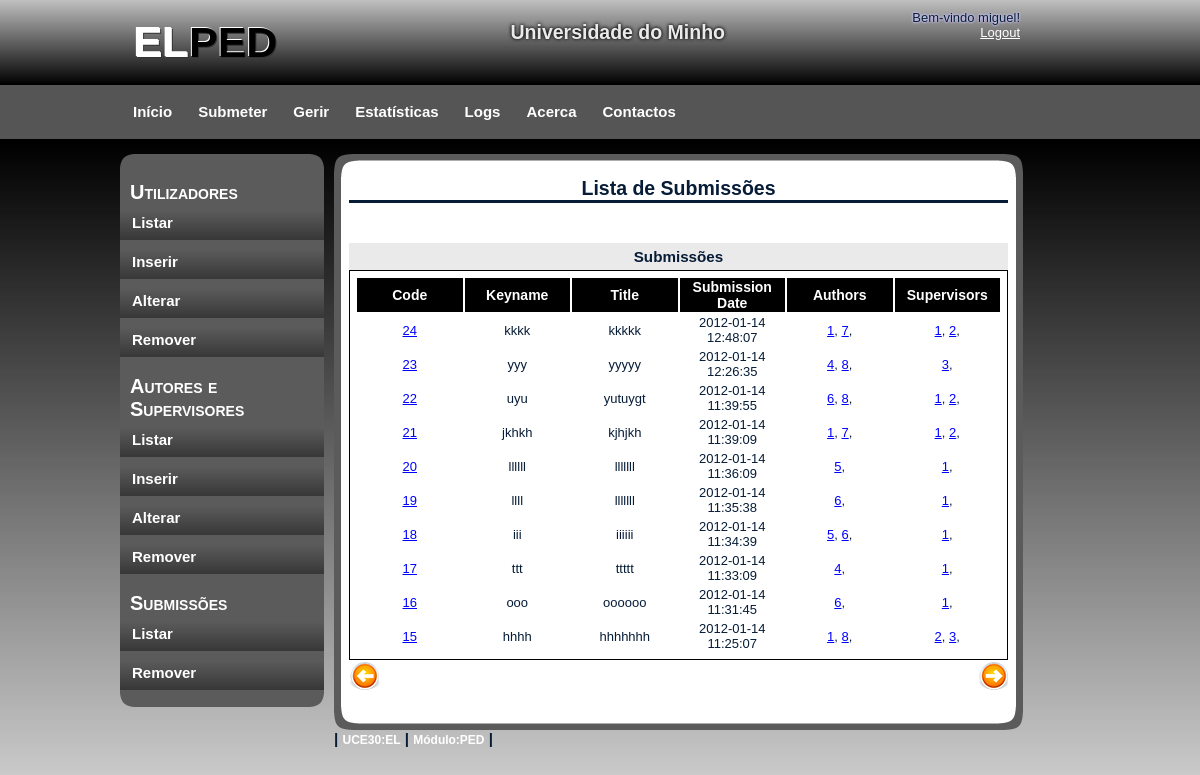
/gerirU/gerirS_Listar.php?page_p=2 (signed in), run on the app's committed database.
### tables this page shows
CREATE TABLE IF NOT EXISTS `Project` (
  `projcode` int(11) NOT NULL AUTO_INCREMENT,
  `keyname` varchar(30) NOT NULL,
  `title` varchar(50) NOT NULL,
  `subtitle` varchar(100) DEFAULT NULL,
  `bdate` date NOT NULL,
  `edate` date NOT NULL,
  `subdate` datetime NOT NULL,
  `abstract` varchar(1502) NOT NULL,
  `coursecode` int(11) NOT NULL,
  `path` varchar(300) NOT NULL,
  `remove` int(11) NOT NULL,
  `private` int(11) NOT NULL,
  PRIMARY KEY (`projcode`),
  KEY `coursecode` (`coursecode`)
);

CREATE TABLE IF NOT EXISTS `ProjAut` (
  `projcode` int(11) NOT NULL,
  `authorcode` int(11) NOT NULL,
  PRIMARY KEY (`projcode`,`authorcode`),
  KEY `authorcode` (`authorcode`)
);

CREATE TABLE IF NOT EXISTS `ProjSup` (
  `projcode` int(11) NOT NULL,
  `supcode` int(11) NOT NULL,
  PRIMARY KEY (`projcode`,`supcode`),
  KEY `supcode` (`supcode`)
);

### ini.php (called while the page is built, shortened)
<?php
   $num_proj = 10;
?>

### gerirU/gerirS_Listar.php (the view, shortened to what this page needs)
<!DOCTYPE html>
<html>
   <head>
	  <link rel="stylesheet" type="text/css" href="../css/style.css" />
   </head>
   <body>
	  <div id="container">
		 <?php
			require_once '../header.php';
			require_once '../menus/menu_gerirU.php';
			require_once '../menus/leftmenuGerir.php';
			include '../ini.php';
		 ?>
		 <div id="content">
			<div id="content_top"></div>
			<div id="content_main">
			   <h2>Lista de Submissões</h2>
			   <br/>
			   <br/>
			   <div id="containt_main_users">
				  <?php
					 if (!$con) {
						echo "<h3>Erro ao ligar ao servidor.</h3><br/>" . mysql_error();
					 } else {
						if (array_key_exists('page_p', $_REQUEST)) {
						   $page_p = $_REQUEST["page_p"];
						} else {
						   $page_p = 1;
						}
						$max = $page_p * $num_proj;
						$min = $max - $num_proj;
						$sql = "SELECT * FROM Project ORDER BY subdate DESC LIMIT $min , $num_proj";
						$res = mysql_query($sql, $con);
						submission_to_table("Submissões", $res);
					 ?>
					 <div id="page">
						<?php
						   $page_menos = 1;
						   $page_mais = $page_p + 1;
						   if ($page_p > 1) {
							  $page_menos = $page_p - 1;
						   } else {
							  $page_menos = 1;
						   }
						   $link_menos = "gerirS_Listar.php?page_p=$page_menos";
						   $link_mais = "gerirS_Listar.php?page_p=$page_mais";
						?>
						<?php
						   if ($page_p > 1) {
						   ?>
						   <a href="<?php echo $link_menos; ?>">
							  <div id="page_less">
							  </div>
						   </a>
						   <?php
						   }
						   $sql = "SELECT COUNT(projcode) AS total FROM Project";
						   $res = mysql_query($sql, $con);
						   $total = 0;
						   while ($row = mysql_fetch_array($res)) {
							  $total = $row["total"];
						   }
						   if ($page_p * $num_proj < $total) {
						   ?>
						   <a href="<?php echo $link_mais; ?>">
							  <div id="page_more">
							  </div>
						   </a>
						   <?php
						   }
						?>
					 </div>
					 <?php
					 }
				  ?>
			   </div>
			   <br/>
			</div>
			<div id="content_bottom"></div>
			<?php
			   require_once '../menus/footer.php';
			?>
		 </div>
	  </div>
   </body>
</html>
<?php
   function submission_to_table($titulo, $res) {
	  echo "<h3 class=\"user\">" . $titulo . "</h3>";
	  echo "<div id=\"containt_main_users_column_label\">";
		 echo "<table class=\"user\">";
			echo "<tr>";
			   echo "<th class=\"user\">Code</th>";
			   echo "<th class=\"user\">Keyname</th>";
			   echo "<th class=\"user\">Title</th>";
			   echo "<th class=\"user\">Submission Date</th>";
			   echo "<th class=\"user\">Authors</th>";
			   echo "<th class=\"user\">Supervisors</th>";
			   echo "</tr>";
			while ($reg = mysql_fetch_array($res)) {
			   $id = $reg["projcode"];
				  echo "<td class=\"user\"><a href=\"gerirS_Show.php?projcode=$id\">" . $id . "</a></td>";
				  echo "<td class=\"user\">" . $reg["keyname"] . "</td>";
				  echo "<td class=\"user\">" . $reg["title"] . "</td>";
				  echo "<td class=\"user\">" . $reg["subdate"] . "</td>";
				  $sql = "SELECT authorcode FROM ProjAut WHERE projcode='$id'";
				  $result = mysql_query($sql);
				  $autores = "";
				  while ($rows = mysql_fetch_array($result)) {
					 $autores .= "<a href=\"gerirAS_Show_author.php?authorcode=" . $rows['authorcode'] . "\" >";
						$autores .= $rows['authorcode'];
						$autores .= "</a>, ";
				  }
				  echo "<td class=\"user\">" . $autores . "</td>";
				  $sql = "SELECT supcode FROM ProjSup WHERE projcode='$id'";
				  $result = mysql_query($sql);
				  $supervisores = "";
				  while ($rows = mysql_fetch_array($result)) {
					 $supervisores .= "<a href=\"gerirAS_Show_supervisor.php?supcode=" . $rows['supcode'] . "&page_p=1\" >";
						$supervisores .= $rows['supcode'];
						$supervisores .= "</a>, ";
				  }
				  echo "<td class=\"user\">" . $supervisores . "</td>";
			}
			echo "</table>";
		 echo "</div>";
   }
?>

### css/style.css (style rules this page uses)
body { margin: 0; padding: 0; text-align: left; font: 12px Arial, Helvetica, sans-serif; font-size: 13px; color: #061C37; background: #CCCCCC; background-image:url(images/background.png); background-repeat:repeat-x; }
* { margin: 0 auto 0 auto; text-align:left; }
a, a:visited { color: blue; }
#container { display: block; height:auto; position: relative; width: 960px; }
#content { display:block; float:left; width:689px; height:auto; padding-left:10px; padding-top:15px; padding-right:10px; padding-bottom:5px; }
#content_top { background-image:url(images/main_top.png); background-repeat:no-repeat; width:689px; height:23px; }
#content_main { background-image:url(images/main_back.png); background-repeat:repeat-y; width:659px; padding-left:15px; padding-right:15px; }
#content_main h2 { text-align: center; border-bottom-style: solid; }
#content_bottom { background-image:url(images/main_bottom.png); background-repeat:no-repeat; width:689px; height:23px; }
#containt_main_users h3 { margin-top: 10px; padding: 5px; background-color: #EAEAEA; text-align: center; }
h3.user { padding-top: 10px; }
table.user { clear: both; border: 1px solid black; padding:5px; word-wrap:break-word; width: 100%; table-layout: fixed; height: 35px; overflow: visible; }
th.user { text-align: center; font-size: 14px; color: white; background-color:black; }
td.user { text-align: center; }
#page { width: 100%; height: 32px; }
#page_more { float: right; background-image: url(images/page_more.png); background-repeat: no-repeat; height: 30px; padding-right: 30px; }
#page_less { background-image: url(images/page_less.png); background-repeat: no-repeat; height: 30px; width: 100px; float: left; }
html, body { text-align: center; }

### data on the page
project: projcode "24", keyname "kkkk", title "kkkkk", subdate "2012-01-14 12:48:07"
projaut: value "1"
projaut: value "7"
projsup: value "1"
projsup: value "2"
project: projcode "23", keyname "yyy", title "yyyyy", subdate "2012-01-14 12:26:35"
projaut: value "4"
projaut: value "8"
projsup: value "3"
project: projcode "22", keyname "uyu", title "yutuygt", subdate "2012-01-14 11:39:55"
projaut: value "6"
projaut: value "8"
projsup: value "1"
projsup: value "2"
project: projcode "21", keyname "jkhkh", title "kjhjkh", subdate "2012-01-14 11:39:09"
projaut: value "1"
projaut: value "7"
projsup: value "1"
projsup: value "2"
project: projcode "20", keyname "llllll", title "lllllll", subdate "2012-01-14 11:36:09"
projaut: value "5"
projsup: value "1"
project: projcode "19", keyname "llll", title "lllllll", subdate "2012-01-14 11:35:38"
projaut: value "6"
projsup: value "1"
project: projcode "18", keyname "iii", title "iiiiii", subdate "2012-01-14 11:34:39"
projaut: value "5"
projaut: value "6"
projsup: value "1"
project: projcode "17", keyname "ttt", title "ttttt", subdate "2012-01-14 11:33:09"
projaut: value "4"
projsup: value "1"
project: projcode "16", keyname "ooo", title "oooooo", subdate "2012-01-14 11:31:45"
projaut: value "6"
projsup: value "1"
project: projcode "15", keyname "hhhh", title "hhhhhhh", subdate "2012-01-14 11:25:07"
projaut: value "1"
projaut: value "8"
projsup: value "2"
projsup: value "3"

### other printed values
$_SESSION['username'] "miguel"
$titulo "Submissões"
